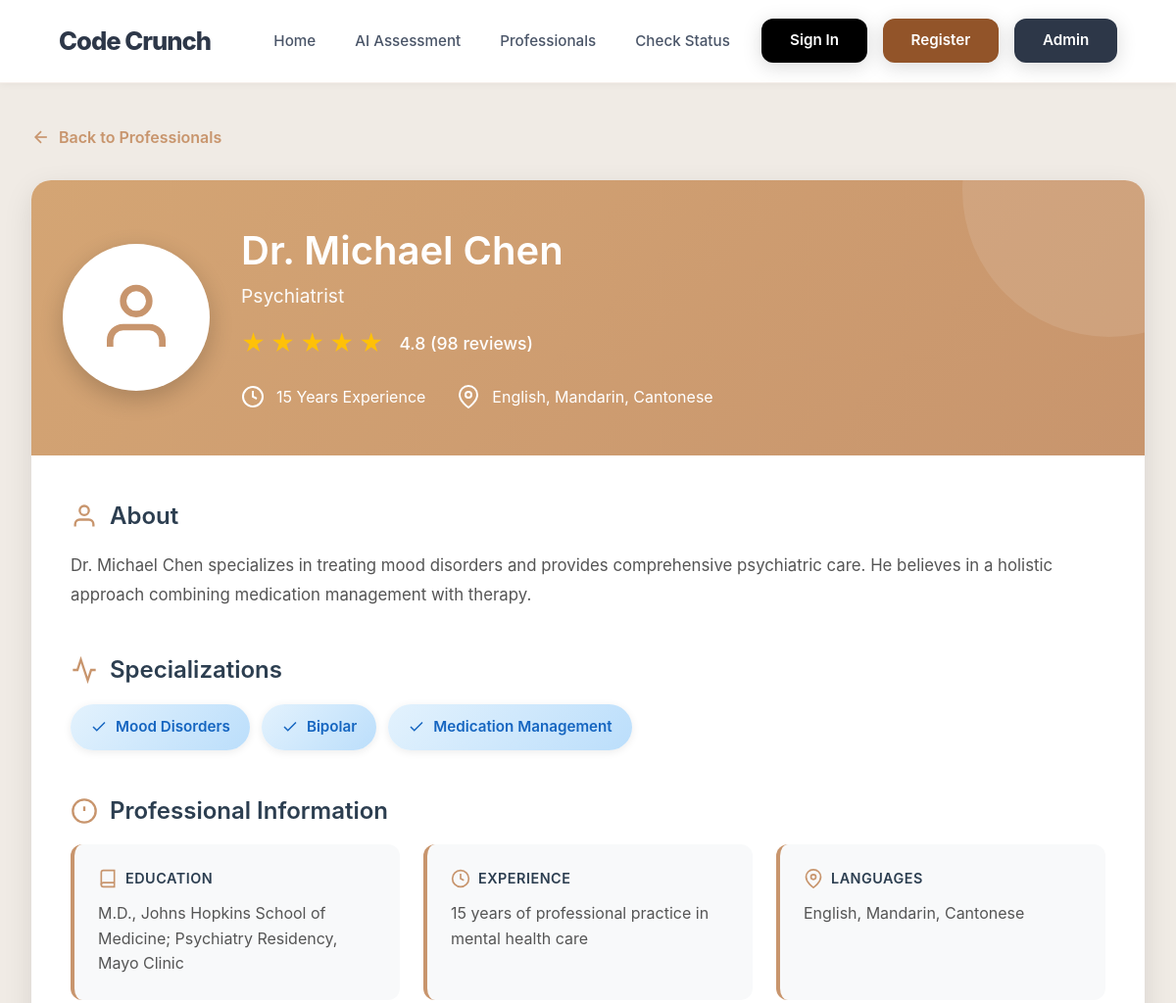
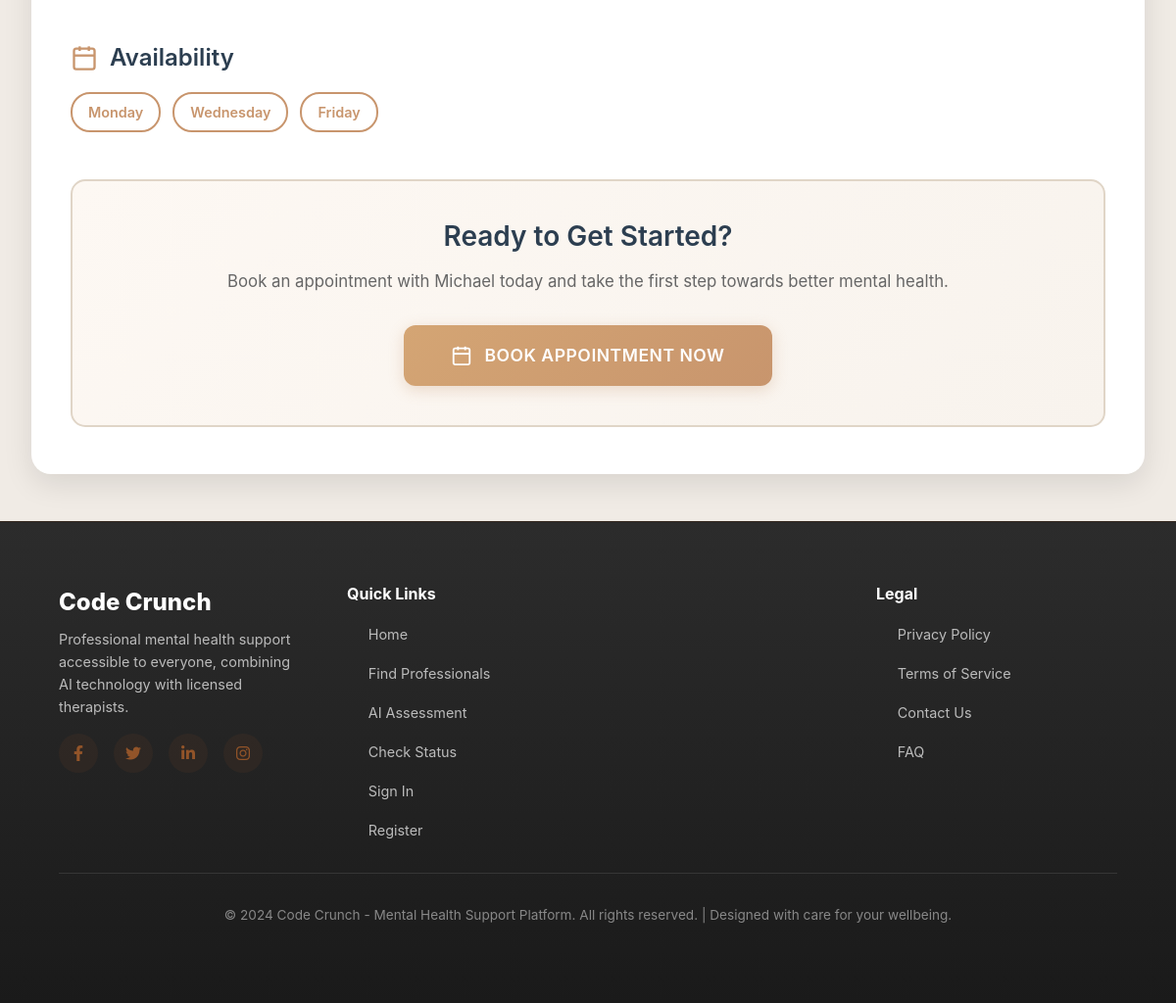
The page /professional/2 on the database its author committed (2 pictures, top to bottom).
### app.py (models this page shows, shortened)
class Professional(db.Model):
    id = db.Column(db.Integer, primary_key=True)
    name = db.Column(db.String(100), nullable=False)
    title = db.Column(db.String(100), nullable=False)
    specialization = db.Column(db.String(200), nullable=False)
    bio = db.Column(db.Text, nullable=False)
    experience_years = db.Column(db.Integer, nullable=False)
    education = db.Column(db.Text, nullable=False)
    languages = db.Column(db.String(200), nullable=False)
    image_url = db.Column(db.String(200), default='default-avatar.jpg')
    available_days = db.Column(db.String(200), nullable=False)
    rating = db.Column(db.Float, default=5.0)
    total_reviews = db.Column(db.Integer, default=0)
    is_active = db.Column(db.Boolean, default=True)
    created_at = db.Column(db.DateTime, default=datetime.utcnow)
    appointments = db.relationship('Appointment', backref='professional', lazy=True)
    reviews = db.relationship('Review', backref='professional', lazy=True)

### app.py (the view)
@app.route('/professional/<int:prof_id>')
def professional_detail(prof_id):
    prof = Professional.query.get_or_404(prof_id)
    reviews = Review.query.filter_by(
        professional_id=prof_id,
        is_approved=True
    ).order_by(Review.created_at.desc()).limit(5).all()
    return render_template('professional_detail.html', professional=prof, reviews=reviews)

### templates/professional_detail.html (shortened to what this page needs)
{% extends "layout.html" %}
{% block content %}
<div class="detail-page">
    <div class="detail-container">
        <a href="{{ url_for('professionals') }}" class="back-button">
            <svg viewBox="0 0 24 24" fill="none" stroke="currentColor" stroke-width="2">
                <line x1="19" y1="12" x2="5" y2="12"></line>
                <polyline points="12 19 5 12 12 5"></polyline>
            </svg>
            Back to Professionals
        </a>
        <div class="profile-card">
            <div class="profile-header">
                <div class="profile-header-content">
                    <div class="profile-image">
                        <svg viewBox="0 0 24 24" fill="none" stroke="currentColor" stroke-width="2">
                            <path d="M20 21v-2a4 4 0 0 0-4-4H8a4 4 0 0 0-4 4v2"></path>
                            <circle cx="12" cy="7" r="4"></circle>
                        </svg>
                    </div>
                    <div class="profile-info">
                        <h1 class="profile-name">{{ professional.name }}</h1>
                        <p class="profile-title">{{ professional.title }}</p>
                        <div class="rating-container">
                            <div class="stars-large">
                                {% for i in range(5) %}
                                <span class="star-large">★</span>
                                {% endfor %}
                            </div>
                            <span class="rating-text-large">{{ professional.rating }} ({{ professional.total_reviews }} reviews)</span>
                        </div>
                        <div class="quick-stats">
                            <div class="stat-item">
                                <svg viewBox="0 0 24 24" fill="none" stroke="currentColor" stroke-width="2">
                                    <circle cx="12" cy="12" r="10"></circle>
                                    <polyline points="12 6 12 12 16 14"></polyline>
                                </svg>
                                <span>{{ professional.experience_years }} Years Experience</span>
                            </div>
                            <div class="stat-item">
                                <svg viewBox="0 0 24 24" fill="none" stroke="currentColor" stroke-width="2">
                                    <path d="M21 10c0 7-9 13-9 13s-9-6-9-13a9 9 0 0 1 18 0z"></path>
                                    <circle cx="12" cy="10" r="3"></circle>
                                </svg>
                                <span>{{ professional.languages }}</span>
                            </div>
                        </div>
                    </div>
                </div>
            </div>
            <div class="profile-body">
                <div class="section">
                    <h2 class="section-title">
                        <svg viewBox="0 0 24 24" fill="none" stroke="currentColor" stroke-width="2">
                            <path d="M20 21v-2a4 4 0 0 0-4-4H8a4 4 0 0 0-4 4v2"></path>
                            <circle cx="12" cy="7" r="4"></circle>
                        </svg>
                        About
                    </h2>
                    <p class="bio-text">{{ professional.bio }}</p>
                </div>
                <div class="section">
                    <h2 class="section-title">
                        <svg viewBox="0 0 24 24" fill="none" stroke="currentColor" stroke-width="2">
                            <path d="M22 12h-4l-3 9L9 3l-3 9H2"></path>
                        </svg>
                        Specializations
                    </h2>
                    <div class="specialization-list">
                        {% for spec in professional.specialization.split(',') %}
                        <div class="spec-tag">
                            <svg viewBox="0 0 24 24" fill="none" stroke="currentColor" stroke-width="2">
                                <polyline points="20 6 9 17 4 12"></polyline>
                            </svg>
                            {{ spec.strip() }}
                        </div>
                        {% endfor %}
                    </div>
                </div>
                <div class="section">
                    <h2 class="section-title">
                        <svg viewBox="0 0 24 24" fill="none" stroke="currentColor" stroke-width="2">
                            <circle cx="12" cy="12" r="10"></circle>
                            <line x1="12" y1="8" x2="12" y2="12"></line>
                            <line x1="12" y1="16" x2="12.01" y2="16"></line>
                        </svg>
                        Professional Information
                    </h2>
                    <div class="info-grid">
                        <div class="info-card">
                            <div class="info-card-title">
                                <svg viewBox="0 0 24 24" fill="none" stroke="currentColor" stroke-width="2">
                                    <path d="M4 19.5A2.5 2.5 0 0 1 6.5 17H20"></path>
                                    <path d="M6.5 2H20v20H6.5A2.5 2.5 0 0 1 4 19.5v-15A2.5 2.5 0 0 1 6.5 2z"></path>
                                </svg>
                                Education
                            </div>
                            <div class="info-card-content">{{ professional.education }}</div>
                        </div>
                        <div class="info-card">
                            <div class="info-card-title">
                                <svg viewBox="0 0 24 24" fill="none" stroke="currentColor" stroke-width="2">
                                    <circle cx="12" cy="12" r="10"></circle>
                                    <polyline points="12 6 12 12 16 14"></polyline>
                                </svg>
                                Experience
                            </div>
                            <div class="info-card-content">{{ professional.experience_years }} years of professional practice in mental health care</div>
                        </div>
                        <div class="info-card">
                            <div class="info-card-title">
                                <svg viewBox="0 0 24 24" fill="none" stroke="currentColor" stroke-width="2">
                                    <path d="M21 10c0 7-9 13-9 13s-9-6-9-13a9 9 0 0 1 18 0z"></path>
                                    <circle cx="12" cy="10" r="3"></circle>
                                </svg>
                                Languages
                            </div>
                            <div class="info-card-content">{{ professional.languages }}</div>
                        </div>
                    </div>
                </div>
                <div class="section">
                    <h2 class="section-title">
                        <svg viewBox="0 0 24 24" fill="none" stroke="currentColor" stroke-width="2">
                            <rect x="3" y="4" width="18" height="18" rx="2" ry="2"></rect>
                            <line x1="16" y1="2" x2="16" y2="6"></line>
                            <line x1="8" y1="2" x2="8" y2="6"></line>
                            <line x1="3" y1="10" x2="21" y2="10"></line>
                        </svg>
                        Availability
                    </h2>
                    <div class="availability-days">
                        {% for day in professional.available_days.split(',') %}
                        <div class="day-badge">{{ day.strip() }}</div>
                        {% endfor %}
                    </div>
                </div>
                <div class="cta-section">
                    <h3 class="cta-title">Ready to Get Started?</h3>
                    <p class="cta-text">Book an appointment with {{ professional.name.split()[1] if professional.name.split()|length > 1 else professional.name }} today and take the first step towards better mental health.</p>
                    <a href="{{ url_for('book_with_professional', prof_id=professional.id) }}" class="cta-button">
                        <svg viewBox="0 0 24 24" fill="none" stroke="currentColor" stroke-width="2">
                            <rect x="3" y="4" width="18" height="18" rx="2" ry="2"></rect>
                            <line x1="16" y1="2" x2="16" y2="6"></line>
                            <line x1="8" y1="2" x2="8" y2="6"></line>
                            <line x1="3" y1="10" x2="21" y2="10"></line>
                        </svg>
                        Book Appointment Now
                    </a>
                </div>
            </div>
        </div>
    </div>
</div>
{% endblock %}

### templates/layout.html (style rules this page uses)
* { margin: 0; padding: 0; box-sizing: border-box; }
html, body { height: 100%; }
body { font-family: -apple-system, BlinkMacSystemFont, "Segoe UI", Roboto, "Helvetica Neue", Arial, sans-serif; background-color: #f9f7f4; color: #1a202c; display: flex; flex-direction: column; min-height: 100vh; }

### templates/professional_detail.html (style rules this page uses)
* { margin: 0; padding: 0; box-sizing: border-box; }
.detail-page { background: #f0ebe5; min-height: calc(100vh - 56px); padding: 3rem 0; }
.detail-container { max-width: 1200px; margin: 0 auto; padding: 0 2rem; }
.back-button { display: inline-flex; align-items: center; gap: 0.5rem; color: #c8956d; text-decoration: none; font-weight: 600; margin-bottom: 2rem; transition: all 0.3s ease; }
.back-button svg { width: 20px; height: 20px; }
.profile-card { background: white; border-radius: 20px; overflow: hidden; box-shadow: 0 10px 30px rgba(0, 0, 0, 0.1); }
.profile-header { background: linear-gradient(135deg, #d4a574, #c8956d); padding: 3rem 2rem; position: relative; overflow: hidden; }
.profile-header::before { content: ''; position: absolute; top: -50%; right: -10%; width: 300px; height: 300px; background: rgba(255, 255, 255, 0.1); border-radius: 50%; }
.profile-header-content { display: flex; align-items: center; gap: 2rem; position: relative; z-index: 1; }
.profile-image { width: 150px; height: 150px; background: white; border-radius: 50%; display: flex; align-items: center; justify-content: center; box-shadow: 0 8px 25px rgba(0, 0, 0, 0.2); flex-shrink: 0; }
.profile-image svg { width: 80px; height: 80px; color: #c8956d; }
.profile-info { flex: 1; color: white; }
.profile-name { font-size: 2.5rem; font-weight: 600; margin-bottom: 0.5rem; }
.profile-title { font-size: 1.2rem; opacity: 0.95; margin-bottom: 1rem; }
.rating-container { display: flex; align-items: center; gap: 1rem; margin-bottom: 1.5rem; }
.stars-large { display: flex; gap: 5px; }
.star-large { color: #ffc107; font-size: 1.5rem; }
.rating-text-large { font-size: 1.1rem; font-weight: 500; }
.quick-stats { display: flex; gap: 2rem; flex-wrap: wrap; }
.stat-item { display: flex; align-items: center; gap: 0.75rem; }
.stat-item svg { width: 24px; height: 24px; }
.stat-item span { font-size: 1rem; }
.profile-body { padding: 3rem 2.5rem; }
.section { margin-bottom: 3rem; }
.section-title { font-size: 1.5rem; font-weight: 600; color: #2c3e50; margin-bottom: 1.25rem; display: flex; align-items: center; gap: 0.75rem; }
.section-title svg { width: 28px; height: 28px; color: #c8956d; }
.bio-text { color: #555; line-height: 1.8; font-size: 1.05rem; }
.specialization-list { display: flex; flex-wrap: wrap; gap: 0.75rem; }
.spec-tag { background: linear-gradient(135deg, #e3f2fd, #bbdefb); color: #1565c0; padding: 0.75rem 1.25rem; border-radius: 25px; font-size: 0.95rem; font-weight: 600; display: flex; align-items: center; gap: 0.5rem; box-shadow: 0 2px 8px rgba(0, 0, 0, 0.08); }
.spec-tag svg { width: 18px; height: 18px; }
.info-grid { display: grid; grid-template-columns: repeat(auto-fit, minmax(250px, 1fr)); gap: 1.5rem; }
.info-card { background: #f8f9fa; padding: 1.5rem; border-radius: 12px; border-left: 4px solid #c8956d; }
.info-card-title { display: flex; align-items: center; gap: 0.5rem; font-weight: 600; color: #2c3e50; margin-bottom: 0.75rem; font-size: 0.9rem; text-transform: uppercase; letter-spacing: 0.5px; }
.info-card-title svg { width: 20px; height: 20px; color: #c8956d; }
.info-card-content { color: #555; font-size: 1rem; line-height: 1.6; }
.availability-days { display: flex; flex-wrap: wrap; gap: 0.75rem; }
.day-badge { background: white; border: 2px solid #c8956d; color: #c8956d; padding: 0.5rem 1rem; border-radius: 20px; font-size: 0.9rem; font-weight: 600; }
.cta-section { background: linear-gradient(135deg, #fdf8f3, #f8f3ed); padding: 2.5rem; border-radius: 15px; text-align: center; border: 2px solid #e0d5c7; }
.cta-title { font-size: 1.75rem; font-weight: 600; color: #2c3e50; margin-bottom: 1rem; }
.cta-text { color: #666; margin-bottom: 2rem; font-size: 1.05rem; }
.cta-button { display: inline-flex; align-items: center; gap: 0.75rem; padding: 1.1rem 3rem; background: linear-gradient(135deg, #d4a574, #c8956d); color: white; border: none; border-radius: 12px; font-size: 1.1rem; font-weight: 600; cursor: pointer; text-decoration: none; transition: all 0.3s ease; text-transform: uppercase; letter-spacing: 0.5px; box-shadow: 0 4px 15px rgba(200, 149, 109, 0.3); }
.cta-button svg { width: 22px; height: 22px; }

### rows shown on the page
Professional: name "Dr. Michael Chen", title "Psychiatrist", rating "4.8", total_reviews "98", experience_years "15", languages "English, Mandarin, Cantonese", bio "Dr. Michael Chen specializes in treating mood disorders and provides comprehensive psychiatric care. He believes in a holistic approach combining medication management with therapy.", education "M.D., Johns Hopkins School of Medicine; Psychiatry Residency, Mayo Clinic", name.split|length "Michael"

### other values the page prints
{{ spec.strip() }} "Mood Disorders" "Bipolar" "Medication Management"
{{ day.strip() }} "Monday" "Wednesday" "Friday"
